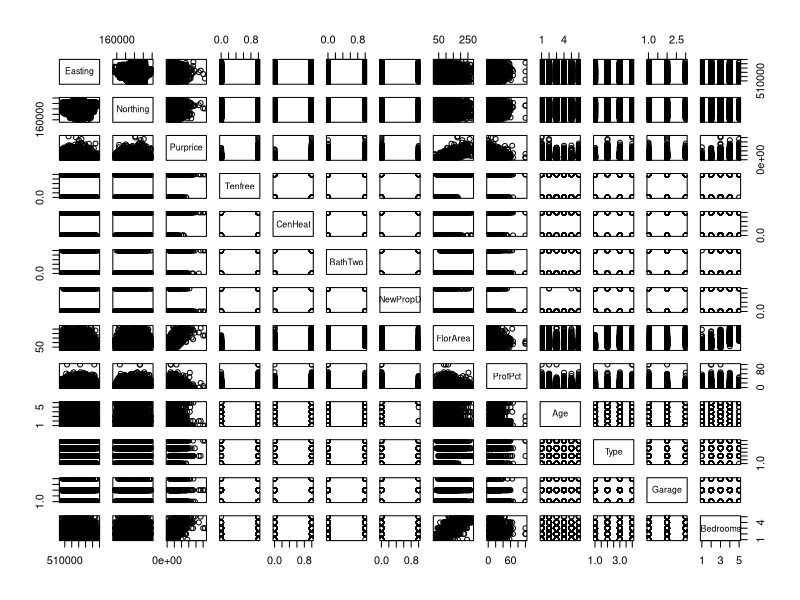
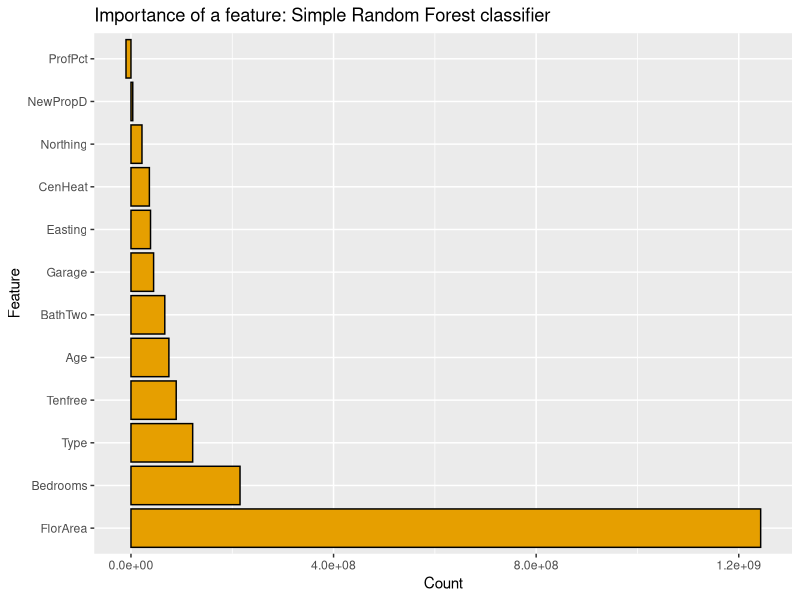

Reproduce these figures in R, in order.
## ---- chunk 1
knitr::opts_chunk$set(echo = TRUE)
## ---- chunk 2
library(ggplot2)
## ---- chunk 3
library(MASS)
LondonData <- read.csv("data/DataScienceProj.csv",stringsAsFactors=FALSE)
head(LondonData)
summary(LondonData)
LondonData <- LondonData[LondonData$Purprice < 600000,]
## ---- chunk 4
Dummy2Factor <- function(mat,lev1="Level1") {
      mat <- as.matrix(mat)
      factor((mat %*% (1:ncol(mat))) + 1,
          labels = c(lev1, colnames(mat)))
}

Age      <- Dummy2Factor(LondonData[,5:9],"PreWW1")
Type     <- Dummy2Factor(LondonData[,10:12],"Others")
Garage   <- Dummy2Factor(LondonData[,13:14],"HardStnd")
Bedrooms <- Dummy2Factor(LondonData[,18:21],"BedOne")

MyData <- data.frame(LondonData[,c(2:4,15:17,22,23,26)],Age,Type,Garage,Bedrooms)
head(MyData)
## ---- chunk 5
set.seed(1) 
s <- sample(nrow(MyData), round(.5*nrow(MyData)))
train_MyData <- MyData[s,]
test_MyData <- MyData[-s,]

MyData$Purprice <- as.factor(MyData$Purprice)
pairs(train_MyData)
## ---- chunk 6
reg_model <- glm(Purprice ~ ., data = train_MyData)
step(glm(Purprice ~ ., data = train_MyData),direction = "both")
summary(reg_model)
## ---- chunk 7
library(randomForest)
fit <- randomForest(Purprice ~.,
          data = train_MyData,importance=TRUE,ntree=60)

importance.features <- tibble::rownames_to_column(data.frame(fit$importance[,c(1)]))
colnames(importance.features) <- c("rowname", "value")

ggplot(importance.features, aes(x = reorder(rowname, -value), y = value)) +
  geom_bar(stat = "identity", position = "dodge", fill="#E69F00", colour="black") +
  xlab("Feature") + ylab("Count") + ggtitle("Importance of a feature: Simple Random Forest classifier") +
  coord_flip()
